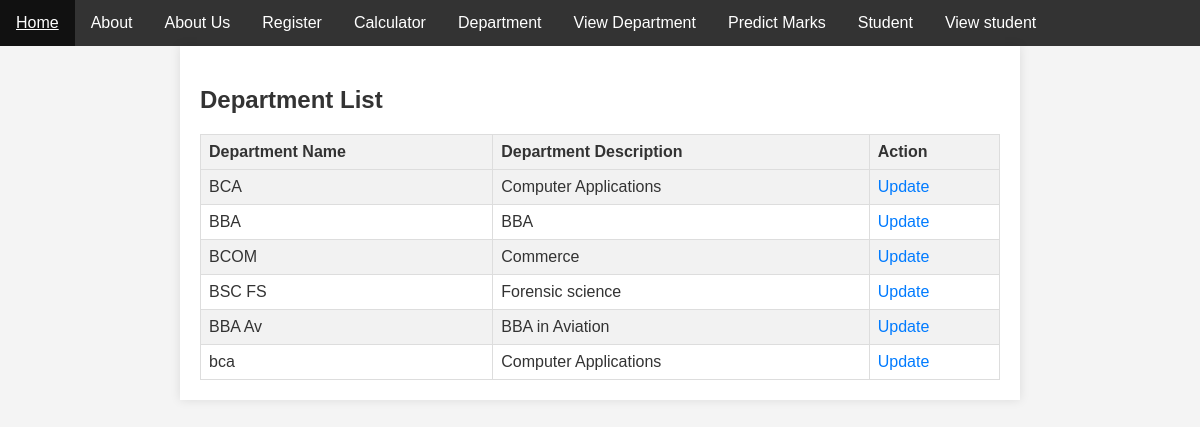
The app's page /deptview/, older data.
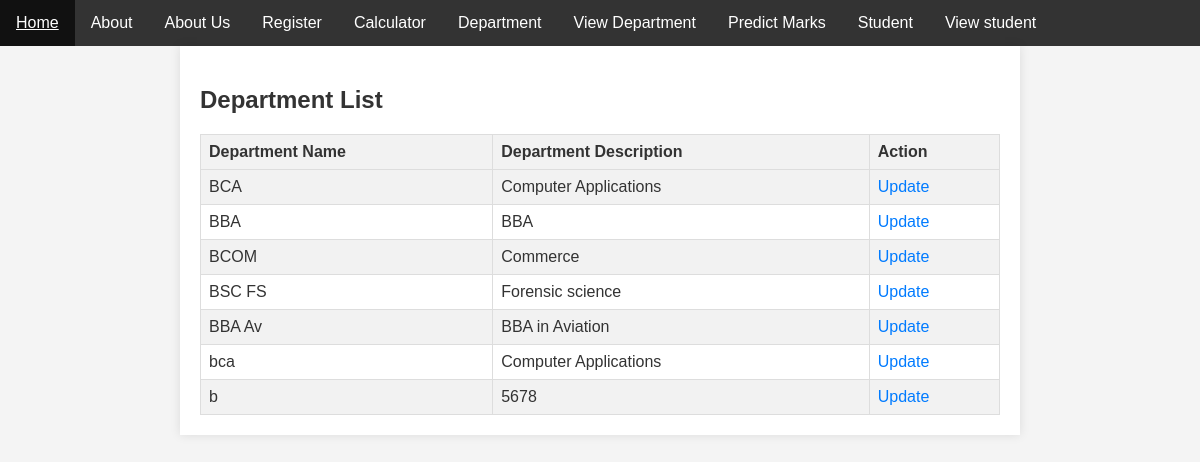
The same page, newer data.
### basics/models.py (models this page shows)
class StudentDepartment(models.Model):
    DEPT_NAME = models.CharField(max_length=500)
    DEPT_DESC = models.CharField(max_length=500)

### basics/views.py (the view)
# urls.py: path('deptview/',departmentview,name="departmentview"),
def departmentview(request):
    getdepartments=StudentDepartment.objects.all()
    return render(request,'departmentview.html',context={'getdepartments':getdepartments})

### basics/templates/departmentview.html (shortened to what this page needs)
<!DOCTYPE html>
<html lang="en">
<head>
</head>
<body>
    {% extends 'index.html' %}
    {% block content %}
    <div class="container">
        <h2>Department List</h2>
        <table>
            <tr>
                <th>Department Name</th>
                <th>Department Description</th>
                <th>Action</th>
            </tr>
            {% for department in getdepartments %}
            <tr>
                <td>{{ department.DEPT_NAME }}</td>
                <td>{{ department.DEPT_DESC }}</td>
                <td><a href="/departmentupdate/{{ department.id }}">Update</a></td>
            </tr>
            {% endfor %}
        </table>
    </div>
  {% endblock %}

Row changes from the older to the newer data that the page shows:
added StudentDepartment: DEPT_NAME "b", DEPT_DESC "5678"
